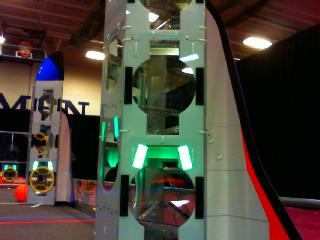
#> input picture Images/RocketPanelStraight84in.jpg, 320 x 240 px, found by its file name
$ python vis.py
#> lines starting #> are read from the running program, lines starting #| are printed output that depends on the picture; after the words box and inside, x2 and y2 are one past the last pixel; in counts of white or black regions, pixels touching at a corner belong together
print ('Vis.py running.')

import sys
import numpy as np
import cv2
import argparse


im = cv2.imread('C:/Users/Nick Orr/Documents/Programming Projects/RoboticsVisionTests/Images/RocketPanelStraight84in.jpg')
#> im is the input picture: shape (240, 320, 3); mean B, G, R 55.9, 67.5, 71.8
hsv = cv2.cvtColor(im, cv2.COLOR_BGR2HSV)
#> hsv: shape (240, 320, 3); mean H, S, V 55.2, 132.4, 83.1

lower_green = np.array([0,0,170])
upper_green = np.array([250,200,255])

#lower_green = np.array([10,0,250])
#upper_green = np.array([170,30,255])

mask = cv2.inRange(hsv,lower_green, upper_green)
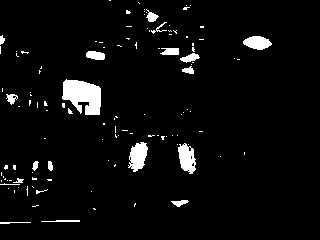
#> mask: shape (240, 320); 4.5% white; 117 white regions (97 under 20 px), largest, box (x1, y1, x2, y2) and area: (62, 79, 101, 115) 986, (128, 142, 148, 172) 395, (178, 143, 196, 174) 375
res = cv2.bitwise_and(im,im, mask = mask)
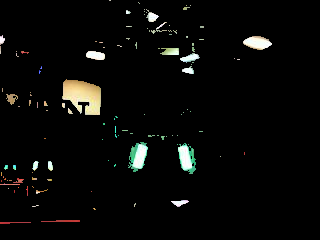
#> res: shape (240, 320, 3); mean B, G, R 7.9, 9.3, 9.1

res = cv2.medianBlur(res,5)
res = cv2.cvtColor(res, cv2.COLOR_BGR2GRAY);
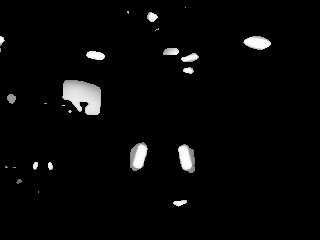
#> res: shape (240, 320); min 0, max 253, mean 7.5

cv2.imshow('im',im)
cv2.imshow('mask',mask)
cv2.imshow('res',res)

lower_grey = np.array([0,0,245])
upper_grey = np.array([255,255,255])

mask2 = cv2.inRange(hsv,lower_grey, upper_grey)
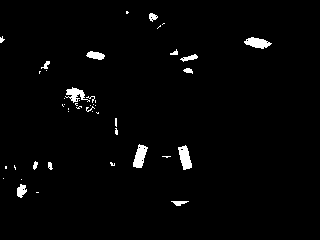
#> mask2: shape (240, 320); 2% white; 45 white regions (30 under 20 px), largest, box (x1, y1, x2, y2) and area: (178, 145, 192, 170) 219, (133, 144, 148, 168) 217, (244, 37, 272, 49) 202
res2 = cv2.bitwise_and(res,res, mask = mask2)

kernel = np.ones((2,2),np.uint8)

res2 = cv2.erode(res2, kernel, iterations = 3)
res2 = cv2.dilate(res2, kernel, iterations = 1)
res2 = cv2.erode(res2, kernel, iterations = 2)
res2 = cv2.dilate(res2, kernel, iterations = 2)
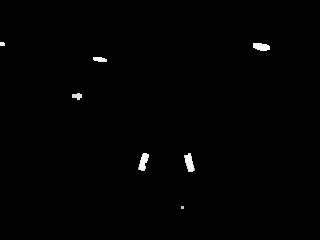
#> res2: shape (240, 320); min 0, max 251, mean 1.5

kernel = np.ones((5,5),np.uint8)

res2 = cv2.dilate(res2, kernel, iterations = 1)
res2 = cv2.erode(res2, kernel, iterations = 2)
res2 = cv2.dilate(res2, kernel, iterations = 2)


cv2.imshow('mask2',mask2)
cv2.imshow('res2',res2)

cv2.waitKey(0)
cv2.destroyAllWindows()

print ('Vis.py exiting.')

$ run again, with Images/RocketPanelStraight48in.jpg copied over Images/RocketPanelStraight84in.jpg
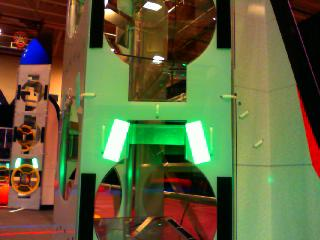
#> input picture Images/RocketPanelStraight48in.jpg, 320 x 240 px, found by its file name
#> im is the input picture: shape (240, 320, 3); mean B, G, R 59.2, 97.9, 97.2
#> hsv: shape (240, 320, 3); mean H, S, V 40.4, 156.7, 121.1
#> `mask = cv2.inRange(hsv,lower_green, upper_green)`:
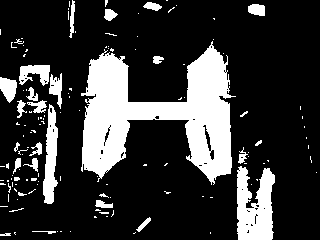
#> mask: shape (240, 320); 21.6% white; 135 white regions (106 under 20 px), largest, box (x1, y1, x2, y2) and area: (81, 41, 236, 185) 10520, (237, 166, 275, 240) 2081, (43, 104, 58, 204) 956
#> mask2: shape (240, 320); 2.7% white; 50 white regions (41 under 20 px), largest, box (x1, y1, x2, y2) and area: (186, 121, 211, 164) 699, (103, 119, 130, 162) 668, (50, 78, 61, 106) 159
#> `res2 = cv2.dilate(res2, kernel, iterations = 2)`:
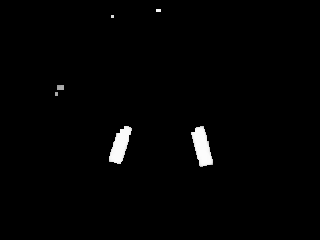
#> res2: shape (240, 320); min 0, max 252, mean 3.5

$ run again, with Images/CargoAngledLine48in.jpg copied over Images/RocketPanelStraight84in.jpg
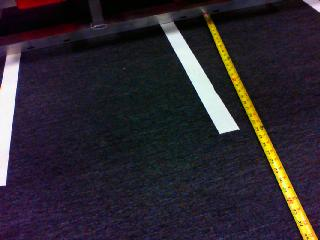
#> input picture Images/CargoAngledLine48in.jpg, 320 x 240 px, found by its file name
#> im is the input picture: shape (240, 320, 3); mean B, G, R 47.5, 40.1, 45.6
#> hsv: shape (240, 320, 3); mean H, S, V 116.5, 105.3, 54.6
#> `mask = cv2.inRange(hsv,lower_green, upper_green)`:
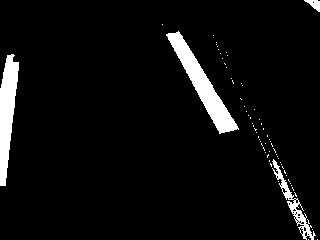
#> mask: shape (240, 320); 5.4% white; 66 white regions (62 under 20 px), largest, box (x1, y1, x2, y2) and area: (166, 31, 239, 134) 1845, (0, 54, 19, 186) 1522, (272, 159, 316, 240) 587, (304, 0, 320, 12) 101
#> mask2: shape (240, 320); 2.5% white; 95 white regions (92 under 20 px), largest, box (x1, y1, x2, y2) and area: (0, 66, 19, 186) 1058, (261, 136, 314, 236) 516, (180, 50, 190, 64) 30
#> `res2 = cv2.erode(res2, kernel, iterations = 3)`:
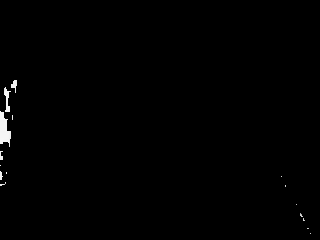
#> res2: shape (240, 320); min 0, max 246, mean 1.4
